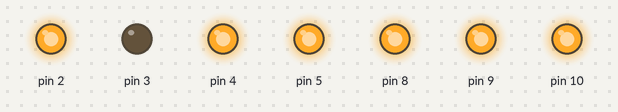
This sketch was run on a simulated Arduino Uno, built with avr-gcc and run on an emulated ATmega328P. Shown: output pins drawn as LEDs (lit = HIGH).

Above: at 6.5 s.
At 8.5 s:
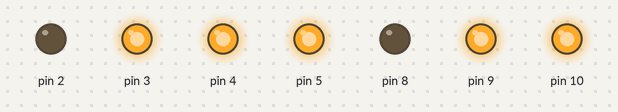
At 9.5 s:
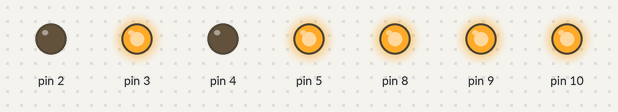
At 11.5 s:
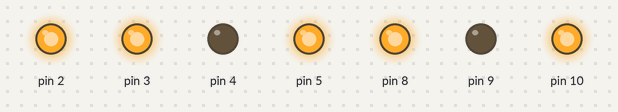
At 14.5 s:
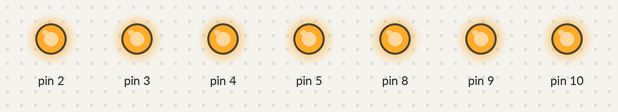
At 17.5 s:
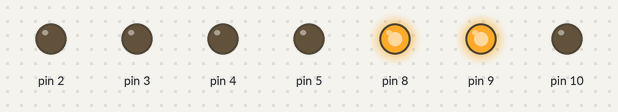
Timing chart, 0 to 19.0 s (numbered marks = the images above):
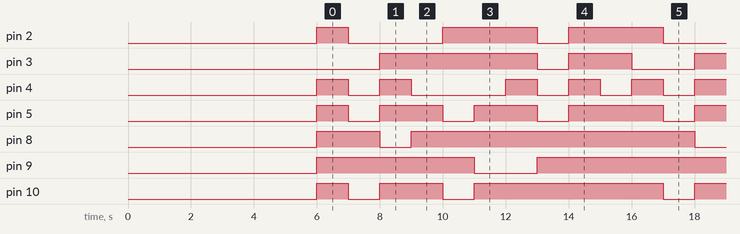

Measured:
- by itself, pin 2: repeats every 10.0 s: LOW 3.0 s, HIGH 3.0 s, LOW 1.0 s, HIGH 3.0 s
- by itself, pin 3: repeats every 10.0 s: LOW 1.0 s, HIGH 2.0 s, LOW 2.0 s, HIGH 5.0 s
- by itself, pin 4: repeats every 10.0 s: LOW 1.0 s, HIGH 1.0 s, LOW 3.0 s, 2 × (HIGH 1.0 s, LOW 1.0 s), HIGH 1.0 s
- by itself, pin 5: repeats every 10.0 s: 2 × (LOW 1.0 s, HIGH 2.0 s), LOW 1.0 s, HIGH 3.0 s
- by itself, pin 8: repeats every 10.0 s: LOW 1.0 s, HIGH 9.0 s
- by itself, pin 9: repeats every 10.0 s: LOW 2.0 s, HIGH 8.0 s
- by itself, pin 10: repeats every 10.0 s: LOW 1.0 s, HIGH 2.0 s, LOW 1.0 s, HIGH 6.0 s

The sketch:

SimpleCounter.ino
```cpp
void setup()
{
  pinMode(2,OUTPUT);
  pinMode(3,OUTPUT);
  pinMode(4,OUTPUT);
  pinMode(5,OUTPUT);

  pinMode(8,OUTPUT);
  pinMode(9,OUTPUT);
  pinMode(10,OUTPUT);

  delay(6000);
}

void loop()
{
  clearDisplay();
  zero();
  delay(1000);

  clearDisplay();
  one();
  delay(1000);

  clearDisplay();
  two();
  delay(1000);

  clearDisplay();
  three();
  delay(1000);

  clearDisplay();
  four();
  delay(1000);

  clearDisplay();
  five();
  delay(1000);

  clearDisplay();
  six();
  delay(1000);

  clearDisplay();
  seven();
  delay(1000);

  clearDisplay();
  eight();
  delay(1000);

  clearDisplay();
  nine();
  delay(1000);

}

void one()
{
  digitalWrite(8,HIGH);
  digitalWrite(9,HIGH);
}

void two()
{
    digitalWrite(10,HIGH);
    digitalWrite(9,HIGH);
    digitalWrite(3,HIGH);
    digitalWrite(4,HIGH);
    digitalWrite(5,HIGH);
}

void three()
{
    digitalWrite(10,HIGH);
    digitalWrite(9,HIGH);
    digitalWrite(3,HIGH);
    digitalWrite(8,HIGH);
    digitalWrite(5,HIGH);
}

void four()
{
    digitalWrite(2,HIGH);
    digitalWrite(9,HIGH);
    digitalWrite(3,HIGH);
    digitalWrite(8,HIGH);
}

void five()
{
    digitalWrite(10,HIGH);
    digitalWrite(2,HIGH);
    digitalWrite(3,HIGH);
    digitalWrite(8,HIGH);
    digitalWrite(5,HIGH);
}

void six()
{
    digitalWrite(10,HIGH);
    digitalWrite(2,HIGH);
    digitalWrite(3,HIGH);
    digitalWrite(4,HIGH);
    digitalWrite(8,HIGH);
    digitalWrite(5,HIGH);
}

void seven()
{
    digitalWrite(10,HIGH);
    digitalWrite(9,HIGH);
    digitalWrite(8,HIGH);
}

void eight()
{
    digitalWrite(10,HIGH);
    digitalWrite(2,HIGH);
    digitalWrite(9,HIGH);
    digitalWrite(3,HIGH);
    digitalWrite(4,HIGH);
    digitalWrite(8,HIGH);
    digitalWrite(5,HIGH);
}

void nine()
{
    digitalWrite(10,HIGH);
    digitalWrite(2,HIGH);
    digitalWrite(9,HIGH);
    digitalWrite(3,HIGH);
    digitalWrite(8,HIGH);
    digitalWrite(5,HIGH);
}

void zero()
{
    digitalWrite(10,HIGH);
    digitalWrite(2,HIGH);
    digitalWrite(9,HIGH);
    digitalWrite(4,HIGH);
    digitalWrite(8,HIGH);
    digitalWrite(5,HIGH);
}

void clearDisplay()
{
   digitalWrite(2,LOW);
   digitalWrite(3,LOW);
   digitalWrite(4,LOW);
   digitalWrite(5,LOW);

   digitalWrite(8,LOW);
   digitalWrite(9,LOW);
   digitalWrite(10,LOW);
}
```
